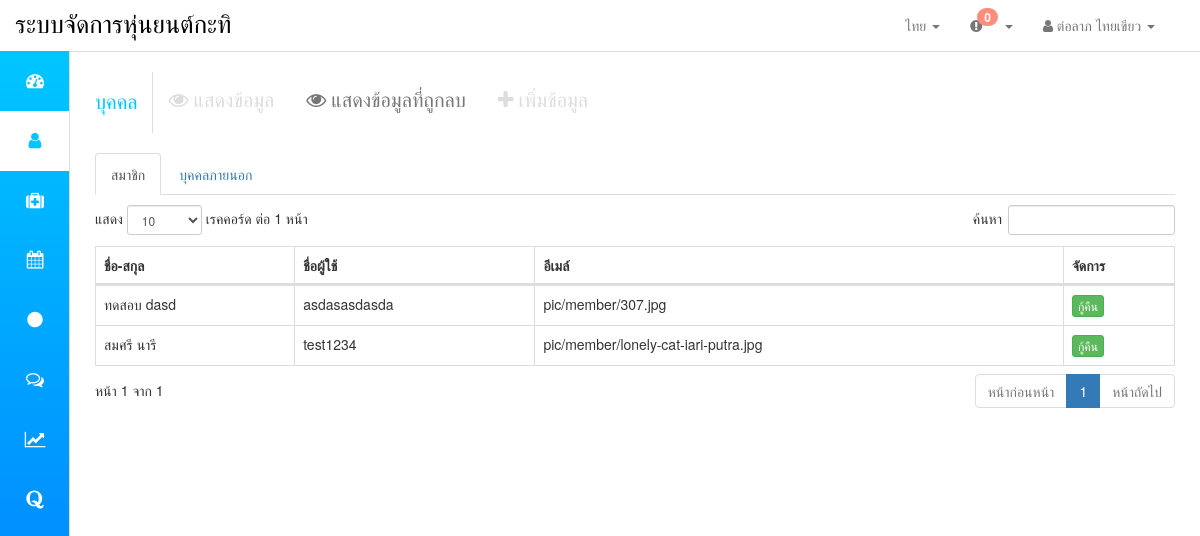
/display_person_restore.php (signed in), run on the app's committed database.
### tables this page shows
CREATE TABLE `member` (
  `Member_id` int(11) NOT NULL,
  `Member_firstname` varchar(100) NOT NULL,
  `Member_surname` varchar(100) NOT NULL,
  `username` varchar(12) NOT NULL,
  `password` varchar(12) NOT NULL,
  `Member_email` varchar(100) NOT NULL,
  `Admin_permission` tinyint(1) NOT NULL,
  `Member_visiblestatus` tinyint(1) NOT NULL
);

### lang/th.php (called while the page is built, shortened)
<?php
	$strPerson = "บุคคล";
	$strSubmenudisplayinformation = "แสดงข้อมูล";
	$strSubmenudisplaydeleteinformation = "แสดงข้อมูลที่ถูกลบ";
	$strSubmenuinsertinfomation = "เพิ่มข้อมูล";
	$strPersonmembertab = "สมาชิก";
	$strPersonoutsidertab = "บุคคลภายนอก";
	$strPersonnamelabel = "ชื่อ-สกุล";
	$strPersonusernamelabel = "ชื่อผู้ใช้";
	$strPersonemaillabel = "อีเมล์";
	$strTablemanage= "จัดการ";
	$strTablerecoverybutton = "กู้คืน";
?>

### display_person_restore.php (the view, shortened to what this page needs)
<!DOCTYPE html>
<html>
<head>
<link href="bootstrap/css/bootstrap.css" rel="stylesheet"/>
<link rel="stylesheet" href="font-awesome-4.7.0/css/font-awesome.min.css">
<link href="bootstrap/css/custom.css" rel="stylesheet"/>
<link rel="stylesheet" href="DataTables-1.10.15/media/css/dataTables.bootstrap.min.css" />
<link rel="stylesheet" type="text/css" href="sweetalert-master/dist/sweetalert.css">
</head>
<body>
<?php
include("connect.php");
$sql = "SELECT * FROM `member` WHERE Member_visiblestatus = '0'";
$result=$conn->query($sql);
?>
<div id="wrapper">
      <?php include("menu.php"); ?>
     <div id="page-wrapper">
            <div class="container-fluid">
            <div class ="row">
  <div class="col-md-12">
      <ul class="sub_menu">
  <li class="brand"><?php echo $strPerson;?></li>
  <li><a href="display_person.php" class="display"><i class="fa fa-eye" aria-hidden="true"></i> <?php echo $strSubmenudisplayinformation;?></a></li>
  <li><a href="#" class="display_restore"><i class="fa fa-eye" aria-hidden="true"></i> <?php echo $strSubmenudisplaydeleteinformation;?></a></li>
    <li><a href="insert_person_form.php" class="add"><i class="fa fa-plus" aria-hidden="true"></i> <?php echo $strSubmenuinsertinfomation;?></a></li>
</ul>
</div>
</div>
<div class ="row">
  <div class="col-md-12">
<ul class="nav nav-tabs">
  <li class="active"><a data-toggle="tab" href="#member"><?php echo $strPersonmembertab;?></a></li>
  <li><a data-toggle="tab" href="#outsider"><?php echo $strPersonoutsidertab;?></a></li>
</ul>
</div>
</div>
     <div class ="row">
      <div class="col-md-12">
<div class="tab-content">
  <div id="member" class="tab-pane fade in active">
  <p></p>
   <table id="member_data" class="table table-bordered">
    <thead>
      <tr>
        <th><?php echo $strPersonnamelabel;?></th>
        <th><?php echo $strPersonusernamelabel;?></th>
          <th><?php echo $strPersonemaillabel;?></th>
            <th><?php echo $strTablemanage;?></th>
      </tr>
    </thead>
    <tbody>
    <?php while($row=$result->fetch_assoc()){ ?>
      <tr>
        <td><?php echo $row['Member_firstname']." ".$row['Member_surname'];;?></td>
        <td><?php echo $row['username'];?></td>
        <td><?php echo $row['Member_email'];?></td>
<td>
<button type="button" class="btn btn-success btn-xs" onClick="restore_member(<?= $row['Member_id'] ?>)"><?php echo $strTablerecoverybutton;?></button>
</td>
      </tr>
     <?php } ?>
    </tbody>
  </table>
  </div>
  </div>
</div>
  </div>
</div>
</div>
</div>
</body>
</html>

### data on the page
member: Member_firstname "ทดสอบ", Member_surname "dasd", username "asdasasdasda", Member_email "pic/member/307.jpg"
member: Member_firstname "สมศรี", Member_surname "นารี", username "test1234", Member_email "pic/member/lonely-cat-iari-putra.jpg"

### other printed values
$strNavbarbrand "ระบบจัดการหุ่นยนต์กะทิ"
$strCurrentlang "ไทย"
$_SESSION['Member_name'] "ต่อลาภ ไทยเขียว"
$strPerson "บุคคล"
$strSubmenudisplayinformation "แสดงข้อมูล"
$strSubmenudisplaydeleteinformation "แสดงข้อมูลที่ถูกลบ"
$strSubmenuinsertinfomation "เพิ่มข้อมูล"
$strPersonmembertab "สมาชิก"
$strPersonoutsidertab "บุคคลภายนอก"
$strPersonnamelabel "ชื่อ-สกุล"
$strPersonusernamelabel "ชื่อผู้ใช้"
$strPersonemaillabel "อีเมล์"
$strTablemanage "จัดการ"
